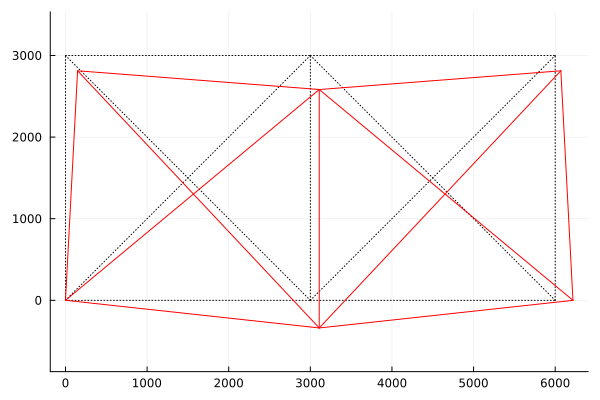

This figure's Julia source:
##################################################################
###########        FEM Lab Course -by Saurabh Singh    ###########
##################################################################
push!(LOAD_PATH,"./")

using LinearAlgebra
using Plots

using functions


function main()
  # Write a program to solve a general 2D truss problem using FEM
  # Daryl Logan Example 3.5
  # antonio ferreira 2008
  # Modified by Ahmed Rashed
  # Units used are ft lb

  # Material properties
  E_vec = 70e3*ones(11)
  A_vec = 300*ones(11)

  # Generation of coordinates and connectivities
  nodesCoords = [
      0.0 0.0;
      0.0 3000.0;
      3000. 0.;
      3000. 3000.;
      6000. 0.;
      6000. 3000.
  ]
  numberNodes = size(nodesCoords, 1)

  elementNodes = [
      1 2;
      1 3;
      2 3;
      2 4;
      1 4;
      3 4;
      3 6;
      4 5;
      4 6;
      3 5;
      5 6
  ]
  numberElements = size(elementNodes, 1)

  # GDof: total number of degrees of freedom
  GDof = 2 * numberNodes

  # Assembly stiffness matrix
  K_assembly = formStiffness2Dtruss(GDof, numberElements, elementNodes, nodesCoords, E_vec, A_vec)

  # Boundary conditions
  prescribedDof = [1,2,10]

  # Force vector
  F_col = fill(NaN, GDof)
  F_col[4] = -50.0e3
  F_col[8] = -100.0e3
  F_col[12] = -50.0e3

  zeroFDof = [3,5,6,7,9,11]
  for idof in zeroFDof 
    F_col[idof] = 0.0 
  end

  # Displacement vector
  D_col = fill(NaN, GDof)
  for idof in prescribedDof 
    D_col[idof] = 0.0 
  end

  # Solution
  D_col, F_col = solution(prescribedDof, K_assembly, D_col, F_col)

  ### POST PROCESSING
  # Deformation components
  us = 1:2:(2 * numberNodes - 1)
  vs = 2:2:(2 * numberNodes)

  # Extract the x and y components of the displacement
  XX = D_col[us]
  YY = D_col[vs]

  # Calculate the maximum norm of the displacements
  dispNorm = maximum(sqrt.(XX.^2 .+ YY.^2))

  # Scale factor for displacements
  scaleFact =  dispNorm

  # Adjust node coordinates with displacements for visualization
  adjustedCoords = nodesCoords .+ scaleFact * hcat(XX, YY)

  # Initial plot setup
  plot1 = plot(aspect_ratio=:equal)

  # Draw the original mesh
  drawingMesh(plot1, nodesCoords, elementNodes,:black, :dot)

  # Draw the deformed mesh
  drawingMesh(plot1,adjustedCoords, elementNodes,:red,:solid)

  # Save the plot
  savefig("problem2.png")
  # Stress at elements
  stress = stresses2Dtruss(numberElements, elementNodes, nodesCoords, D_col, E_vec)

  # Display Result
  println("\nStiffness Matrix: ")
  display(K_assembly)

  println("\nDisplacement Vector: ")
  display(D_col)
  println("\nForce Vector: ")
  display(F_col)
  println("\nStress: ")
  display(stress)
    
end

main()